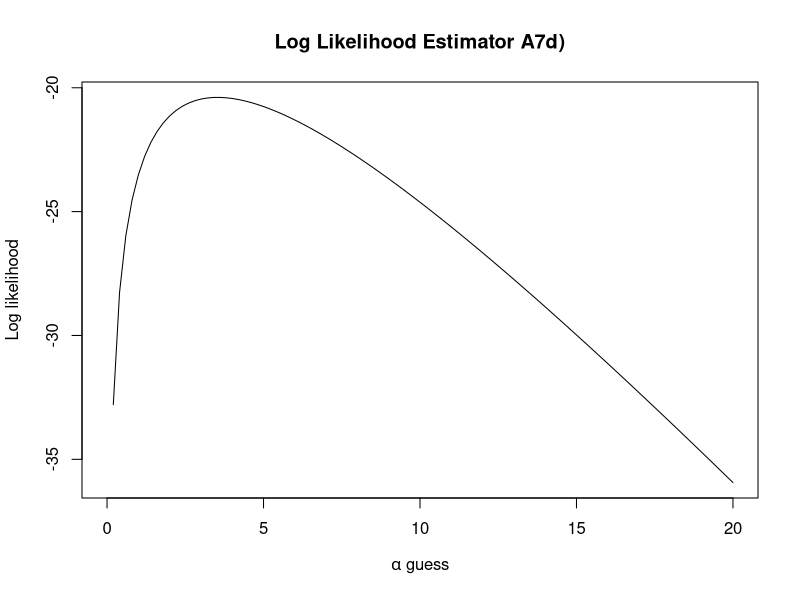

The R script that drew this image:
## ---- chunk 1
knitr::opts_chunk$set(echo = TRUE)
## ---- chunk 2
logLikelihood <- function(a) {
  xis <- c(4.65, 2.88, 3.69, 8.21, 5.25, 2.68, 4.46, 1.83, 4.12, 0.88)
  xmean <- mean(xis)
  n <-length(xis)
  b <- a/xmean
  la <- (a*n*log(b))-n*log(gamma(a))+((a-1)*sum(log(xis)))-(b*sum(xis))
  return(la)
}

curve(logLikelihood(x), from=0, to=20, main="Log Likelihood Estimator A7d)", ylab="Log likelihood", xlab=expression(paste(alpha, " guess")))
